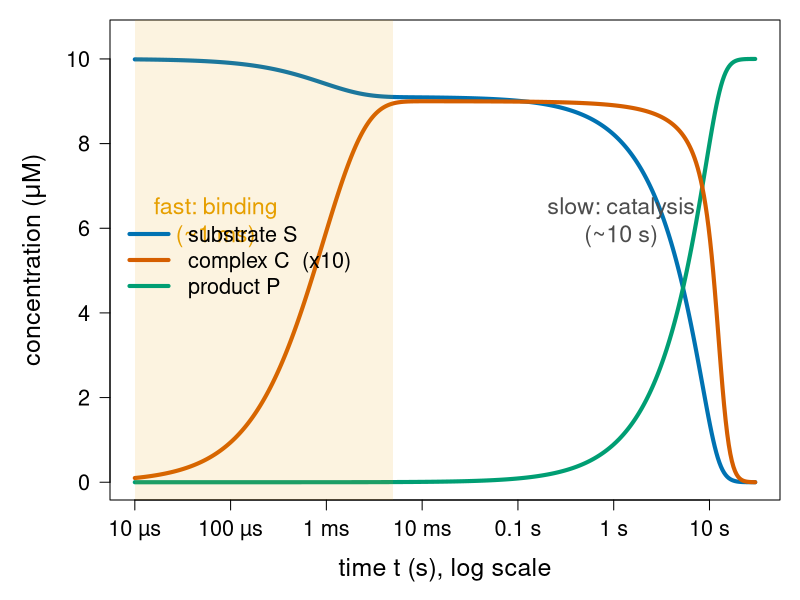
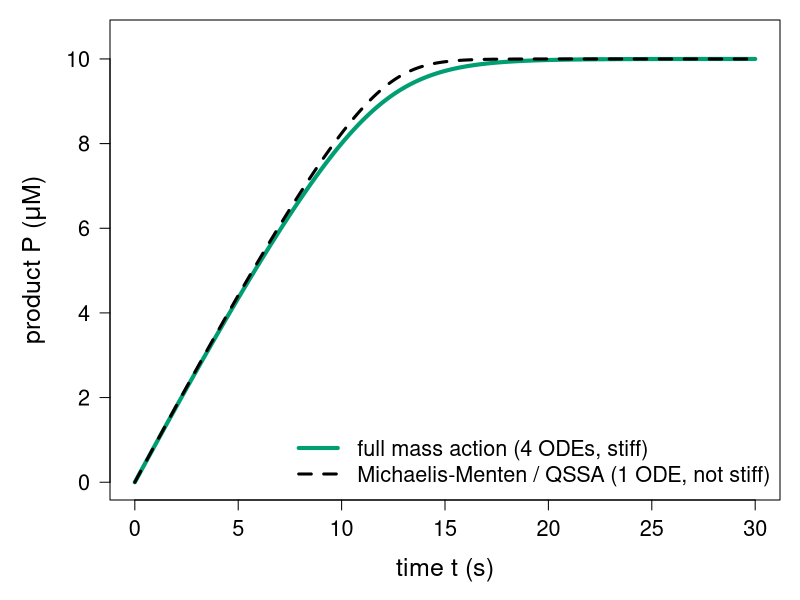
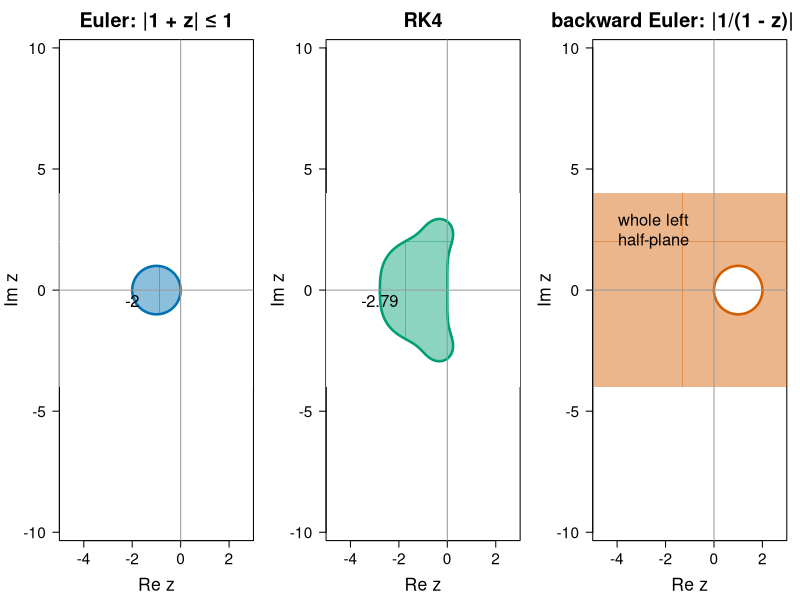
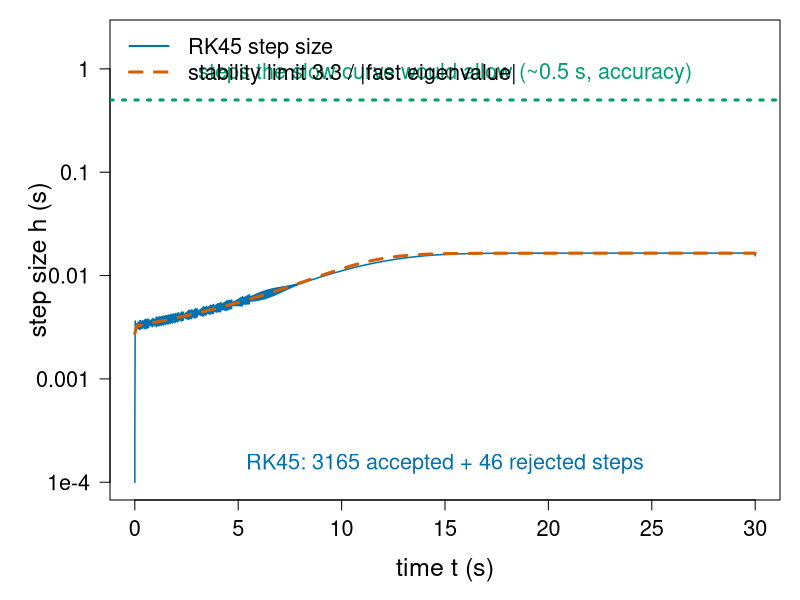
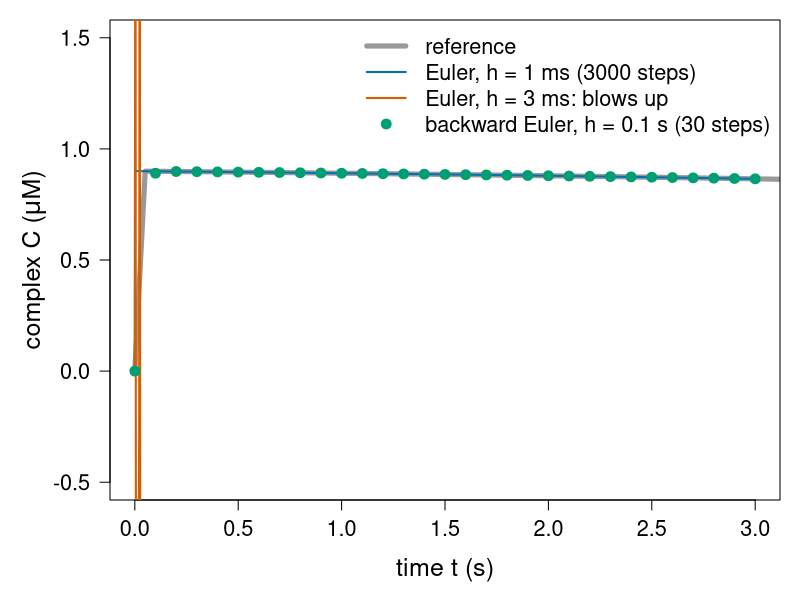
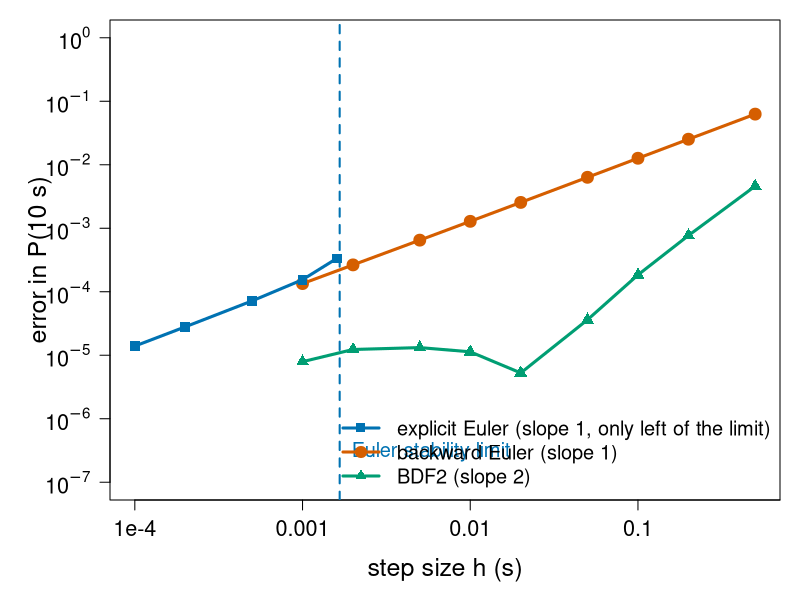
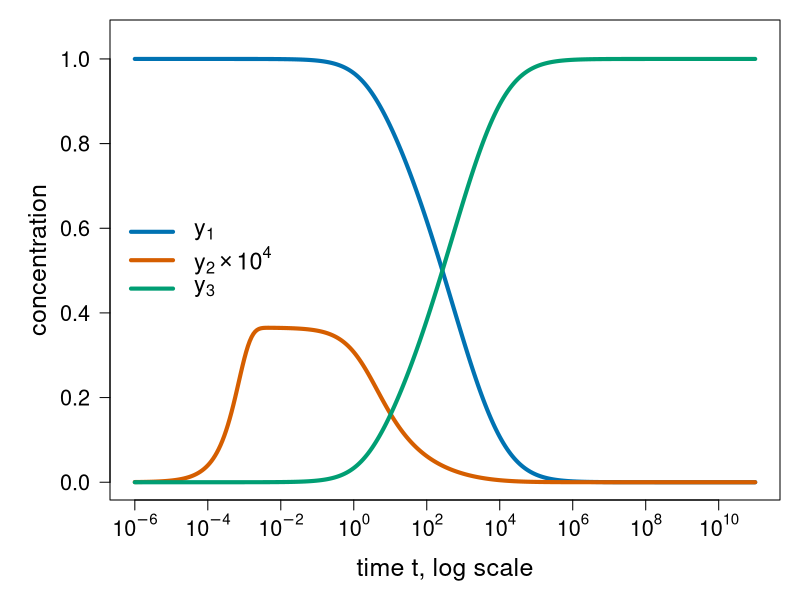
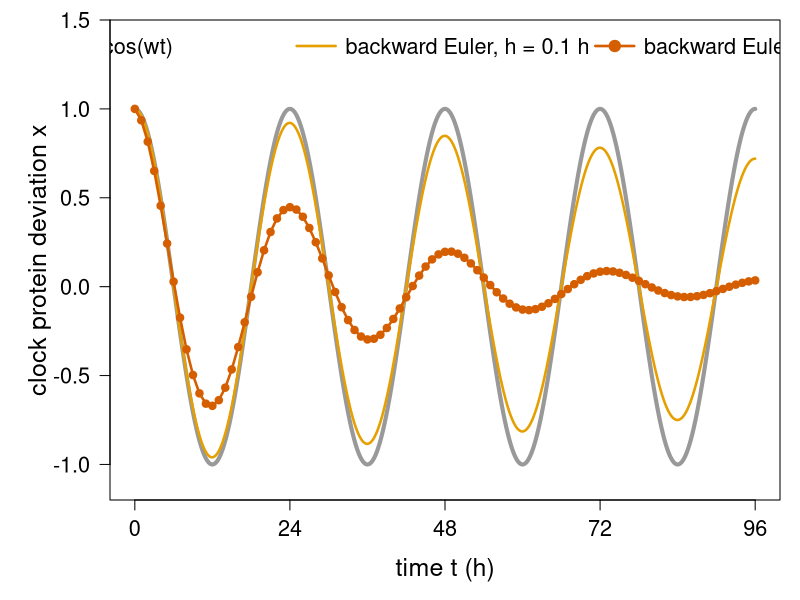

Recreate these plots in R, in order.
# Figures for the stiffness/ unit ("Stiffness and implicit methods").
#
# Re-run by hand from this folder (it is NOT run by `quarto render`):
#   cd stiffness && Rscript make-stiffness-figs.R
#
# Base R graphics only (grDevices::svg) plus deSolve for reference solutions.
# Colours are Okabe-Ito (colour-blind safe). Makes:
#   fig01-enzyme.svg           mass-action enzyme kinetics on a log time axis: fast binding, slow catalysis
#   fig02-qssa.svg             full mass-action model vs the Michaelis-Menten (QSSA) model
#   fig03-stability.svg        stability regions of Euler, RK4 and backward Euler in the z = h*lambda plane
#   fig04-rk45-steps.svg       step sizes of an adaptive Dormand-Prince RK45 on the enzyme model
#   fig05-euler-vs-beuler.svg  explicit Euler (h = 1 ms, 3 ms) vs backward Euler (h = 0.1 s) on the enzyme
#   fig06-order.svg            error vs h: explicit Euler, backward Euler, BDF2 on the enzyme
#   fig07-robertson.svg        Robertson's problem from 1e-6 to 1e11 s (lsoda)
#   fig08-damping.svg          backward Euler damps a 24-hour oscillation

library(deSolve)

oi <- c(orange = "#E69F00", sky = "#56B4E9", green = "#009E73",
        yellow = "#F0E442", blue = "#0072B2", red = "#D55E00",
        purple = "#CC79A7", grey = "#999999")

## ---- the running examples (same code as on the slides) ---------------------

kf <- 100; kr <- 100; kcat <- 1                  # per uM per s, per s, per s
E0 <- 1; S0 <- 10                                # uM
Km <- (kr + kcat) / kf; Vmax <- kcat * E0        # 1.01 uM, 1 uM/s
f <- function(y) {                               # y = (S, E, C, P)
  b <- kf * y[2] * y[1] - kr * y[3]
  c(-b, -b + kcat * y[3], b - kcat * y[3], kcat * y[3])
}
jac <- function(y) rbind(c(-kf * y[2], -kf * y[1], kr,         0),
                         c(-kf * y[2], -kf * y[1], kr + kcat,  0),
                         c( kf * y[2],  kf * y[1], -kr - kcat, 0),
                         c( 0,          0,          kcat,      0))
enzyme <- function(t, y, p) list(f(y))
y0 <- c(S = S0, E = E0, C = 0, P = 0)

beuler <- function(f, jac, y0, h, n, tol = 1e-10) {
  Y <- matrix(NA, n + 1, length(y0)); Y[1, ] <- y <- y0
  I <- diag(length(y0))
  for (i in 1:n) {
    yold <- y                                    # Newton starts at y_n
    for (k in 1:20) {
      delta <- solve(I - h * jac(y), -(y - yold - h * f(y)))
      y <- y + delta
      if (sqrt(sum(delta^2)) < tol) break
    }
    Y[i + 1, ] <- y
  }
  Y
}
bdf2 <- function(f, jac, y0, y1, h, n, tol = 1e-10) {  # needs two start values
  Y <- matrix(NA, n + 1, length(y0)); Y[1, ] <- y0; Y[2, ] <- y1
  I <- diag(length(y0))
  for (i in 2:n) {
    y <- Y[i, ]
    for (k in 1:20) {
      G <- y - 4 / 3 * Y[i, ] + 1 / 3 * Y[i - 1, ] - 2 / 3 * h * f(y)
      delta <- solve(I - 2 / 3 * h * jac(y), -G)
      y <- y + delta
      if (sqrt(sum(delta^2)) < tol) break
    }
    Y[i + 1, ] <- y
  }
  Y
}
euler <- function(f, y0, h, n) {
  Y <- matrix(NA, n + 1, length(y0)); Y[1, ] <- y <- y0
  for (i in 1:n) { y <- y + h * f(y); Y[i + 1, ] <- y }
  Y
}

## ---- fig01: fast binding, slow catalysis --------------------------------------

tt <- c(0, 10^seq(-5, log10(30), length.out = 400))
ref <- ode(y0, tt, enzyme, NULL, method = "lsoda", rtol = 1e-10, atol = 1e-12)
svg("fig01-enzyme.svg", width = 10, height = 5.5)
par(mar = c(5, 5.5, 1, 1), cex.lab = 1.5, cex.axis = 1.3)
plot(ref[-1, "time"], ref[-1, "S"], log = "x", type = "l", lwd = 4, col = oi["blue"],
     ylim = c(0, 10.5), xlab = "time t (s), log scale", ylab = expression("concentration (" * mu * "M)"),
     las = 1, xaxt = "n")
axis(1, at = 10^(-5:1), labels = c("10 µs", "100 µs", "1 ms", "10 ms", "0.1 s", "1 s", "10 s"))
lines(ref[-1, "time"], ref[-1, "P"], lwd = 4, col = oi["green"])
lines(ref[-1, "time"], 10 * ref[-1, "C"], lwd = 4, col = oi["red"])
rect(1e-5, -1, 5e-3, 11, col = adjustcolor(oi["orange"], 0.12), border = NA)
text(7e-5, 6.2, "fast: binding\n(~1 ms)", cex = 1.4, col = oi["orange"])
text(1.2, 6.2, "slow: catalysis\n(~10 s)", cex = 1.4, col = "grey30")
legend("left", c("substrate S", "complex C  (x10)", "product P"), lwd = 4,
       col = oi[c("blue", "red", "green")], cex = 1.3, bty = "n", inset = c(0, -0.15))
dev.off()

## ---- fig02: full model vs QSSA -------------------------------------------------

tl <- seq(0, 30, by = 0.05)
full <- ode(y0, tl, enzyme, NULL, method = "lsoda", rtol = 1e-10, atol = 1e-12)
mm <- function(t, y, p) list(-Vmax * y / (Km + y))
qssa <- ode(c(S = S0), tl, mm, NULL, rtol = 1e-10, atol = 1e-12)
svg("fig02-qssa.svg", width = 10, height = 5.5)
par(mar = c(5, 5.5, 1, 1), cex.lab = 1.5, cex.axis = 1.3)
plot(tl, full[, "P"], type = "l", lwd = 4, col = oi["green"], ylim = c(0, 10.5),
     xlab = "time t (s)", ylab = expression("product P (" * mu * "M)"), las = 1)
lines(tl, S0 - qssa[, "S"], lwd = 3, lty = 2, col = "black")
legend("bottomright", c("full mass action (4 ODEs, stiff)",
                        "Michaelis-Menten / QSSA (1 ODE, not stiff)"),
       lwd = c(4, 3), lty = c(1, 2), col = c(oi["green"], "black"), cex = 1.3, bty = "n")
dev.off()

## ---- fig03: stability regions -----------------------------------------------------

xs <- seq(-5, 3, length.out = 601); ys <- seq(-4, 4, length.out = 601)
z <- outer(xs, ys, function(a, b) complex(real = a, imaginary = b))
R_euler <- Mod(1 + z)
R_rk4 <- Mod(1 + z + z^2 / 2 + z^3 / 6 + z^4 / 24)
R_be <- Mod(1 / (1 - z))
svg("fig03-stability.svg", width = 13, height = 5)
par(mfrow = c(1, 3), mar = c(4.5, 4.5, 3, 1), cex.lab = 1.6, cex.axis = 1.4, cex.main = 1.8)
panel <- function(R, main, col) {
  image(xs, ys, (R <= 1) + 0, col = c("white", adjustcolor(col, 0.45)), asp = 1,
        xlab = expression("Re " * z), ylab = expression("Im " * z), main = main, las = 1)
  contour(xs, ys, R, levels = 1, drawlabels = FALSE, add = TRUE, lwd = 2.5, col = col)
  abline(h = 0, v = 0, col = oi["grey"])
}
panel(R_euler, "Euler: |1 + z| ≤ 1", oi["blue"])
text(-2, -0.45, "-2", cex = 1.5)
panel(R_rk4, "RK4", oi["green"])
text(-2.785, -0.45, "-2.79", cex = 1.5)
panel(R_be, "backward Euler: |1/(1 - z)| ≤ 1", oi["red"])
text(-2.5, 2.5, "whole left\nhalf-plane", cex = 1.5)
dev.off()

## ---- fig04: adaptive RK45 on the enzyme ------------------------------------------
## Hand-written Dormand-Prince 5(4) with a standard step-size controller.

dp_a <- list(c(), c(1/5), c(3/40, 9/40), c(44/45, -56/15, 32/9),
             c(19372/6561, -25360/2187, 64448/6561, -212/729),
             c(9017/3168, -355/33, 46732/5247, 49/176, -5103/18656),
             c(35/384, 0, 500/1113, 125/192, -2187/6784, 11/84))
dp_b <- c(35/384, 0, 500/1113, 125/192, -2187/6784, 11/84, 0)
dp_e <- dp_b - c(5179/57600, 0, 7571/16695, 393/640, -92097/339200, 187/2100, 1/40)
rk45 <- function(f, y, tend, rtol = 1e-6, atol = 1e-6, h = 1e-4) {
  t <- 0; ts <- 0; hs <- numeric(0); nrej <- 0
  while (t < tend) {
    h <- min(h, tend - t)
    K <- matrix(0, 7, length(y))
    for (s in 1:7) {
      ys <- y
      if (s > 1) for (j in 1:(s - 1)) ys <- ys + h * dp_a[[s]][j] * K[j, ]
      K[s, ] <- f(ys)
    }
    ynew <- y + h * colSums(dp_b * K)
    err <- sqrt(mean((h * colSums(dp_e * K) / (atol + rtol * pmax(abs(y), abs(ynew))))^2))
    if (err <= 1) { t <- t + h; y <- ynew; ts <- c(ts, t); hs <- c(hs, h) } else nrej <- nrej + 1
    h <- h * min(5, max(0.2, 0.9 * err^(-1/5)))
  }
  list(t = ts, h = hs, nrej = nrej, y = y)
}
run <- rk45(f, unname(y0), 30)
cat("RK45 (hand-written): accepted", length(run$h), "rejected", run$nrej, "\n")
lam_fast <- sapply(seq(0, 30, by = 0.1), function(tk) {
  yk <- ode(y0, c(0, tk + 1e-12), enzyme, NULL, method = "lsoda", rtol = 1e-10, atol = 1e-12)[2, -1]
  min(Re(eigen(jac(yk))$values))
})
svg("fig04-rk45-steps.svg", width = 10, height = 5.5)
par(mar = c(5, 5.5, 1, 1), cex.lab = 1.5, cex.axis = 1.3)
plot(run$t[-1], run$h, log = "y", type = "l", col = oi["blue"], lwd = 1.5,
     ylim = c(1e-4, 2), xlab = "time t (s)", ylab = "step size h (s)", las = 1, yaxt = "n")
axis(2, at = 10^(-4:0), labels = c("1e-4", "0.001", "0.01", "0.1", "1"), las = 1)
lines(seq(0, 30, by = 0.1), 3.3 / abs(lam_fast), lwd = 3, lty = 2, col = oi["red"])
abline(h = 0.5, lwd = 3, lty = 3, col = oi["green"])
text(15, 0.9, "steps the slow curve would allow (~0.5 s, accuracy)", cex = 1.3, col = oi["green"])
text(15, 1.5e-4, paste0("RK45: ", length(run$h), " accepted + ", run$nrej,
                        " rejected steps"), cex = 1.3, col = oi["blue"])
legend("topleft", c("RK45 step size", "stability limit 3.3 / |fast eigenvalue|"),
       lwd = c(2, 3), lty = c(1, 2), col = oi[c("blue", "red")], cex = 1.3, bty = "n")
dev.off()

## ---- fig05: explicit vs backward Euler on the enzyme --------------------------------

e1 <- euler(f, unname(y0), 1e-3, 3000)
e3 <- euler(f, unname(y0), 3e-3, 1000)
be <- beuler(f, jac, unname(y0), 0.1, 30)
svg("fig05-euler-vs-beuler.svg", width = 10, height = 5.5)
par(mar = c(5, 5.5, 1, 1), cex.lab = 1.5, cex.axis = 1.3)
plot(tl, full[, "C"], type = "l", lwd = 5, col = oi["grey"], xlim = c(0, 3), ylim = c(-0.5, 1.5),
     xlab = "time t (s)", ylab = expression("complex C (" * mu * "M)"), las = 1)
lines((0:3000) * 1e-3, e1[, 3], lwd = 2, col = oi["blue"])
ok <- is.finite(e3[, 3]) & abs(e3[, 3]) < 5
lines(((0:1000) * 3e-3)[ok], e3[ok, 3], lwd = 2, col = oi["red"])
points((0:30) * 0.1, be[, 3], pch = 19, cex = 1.3, col = oi["green"])
legend("topright", c("reference", "Euler, h = 1 ms (3000 steps)", "Euler, h = 3 ms: blows up",
                     "backward Euler, h = 0.1 s (30 steps)"),
       lwd = c(5, 2, 2, NA), pch = c(NA, NA, NA, 19), col = oi[c("grey", "blue", "red", "green")],
       cex = 1.3, bty = "n")
dev.off()

## ---- fig06: error vs h ----------------------------------------------------------

Pref <- full[full[, "time"] == 10, "P"]
hs_imp <- c(0.5, 0.2, 0.1, 0.05, 0.02, 0.01, 0.005, 0.002, 0.001)
err_be <- sapply(hs_imp, function(h) abs(beuler(f, jac, unname(y0), h, round(10 / h))[round(10 / h) + 1, 4] - Pref))
err_b2 <- sapply(hs_imp, function(h) {               # second start value from the reference
  y1 <- ode(y0, c(0, h), enzyme, NULL, method = "lsoda", rtol = 1e-12, atol = 1e-14)[2, -1]
  abs(bdf2(f, jac, unname(y0), unname(y1), h, round(10 / h))[round(10 / h) + 1, 4] - Pref)
})
hs_ex <- c(0.0016, 0.001, 5e-4, 2e-4, 1e-4)
err_ex <- sapply(hs_ex, function(h) abs(euler(f, unname(y0), h, round(10 / h))[round(10 / h) + 1, 4] - Pref))
print(rbind(hs_imp, err_be, err_b2)); print(rbind(hs_ex, err_ex))
svg("fig06-order.svg", width = 10, height = 5.5)
par(mar = c(5, 5.5, 1, 1), cex.lab = 1.5, cex.axis = 1.3)
plot(hs_imp, err_be, log = "xy", type = "o", pch = 19, lwd = 3, cex = 1.3, col = oi["red"],
     xlim = c(1e-4, 0.5), ylim = c(1e-7, 1), xlab = "step size h (s)",
     ylab = "error in P(10 s)", las = 1, xaxt = "n", yaxt = "n")
axis(1, at = 10^(-4:0), labels = c("1e-4", "0.001", "0.01", "0.1", "1"))
axis(2, at = 10^(-7:0), labels = parse(text = paste0("10^", -7:0)), las = 1)
lines(hs_imp, err_b2, type = "o", pch = 17, lwd = 3, cex = 1.3, col = oi["green"])
lines(hs_ex, err_ex, type = "o", pch = 15, lwd = 3, cex = 1.3, col = oi["blue"])
abline(v = 2 / 1201, lty = 2, col = oi["blue"], lwd = 2)
text(2 / 1201, 3e-7, "  Euler stability limit", adj = 0, cex = 1.2, col = oi["blue"])
legend("bottomright", c("explicit Euler (slope 1, only left of the limit)",
                        "backward Euler (slope 1)", "BDF2 (slope 2)"),
       lwd = 3, pch = c(15, 19, 17), col = oi[c("blue", "red", "green")], cex = 1.2, bty = "n")
dev.off()

## ---- fig07: Robertson's problem ---------------------------------------------------

rober <- function(t, y, p) {
  r1 <- 0.04 * y[1]; r2 <- 3e7 * y[2]^2; r3 <- 1e4 * y[2] * y[3]
  list(c(-r1 + r3, r1 - r2 - r3, r2))
}
tr <- c(0, 10^seq(-6, 11, by = 0.05))
rob <- ode(c(y1 = 1, y2 = 0, y3 = 0), tr, rober, NULL, method = "lsoda", rtol = 1e-8, atol = 1e-12)
svg("fig07-robertson.svg", width = 10, height = 5.5)
par(mar = c(5, 5.5, 1, 1), cex.lab = 1.5, cex.axis = 1.3)
plot(rob[-1, "time"], rob[-1, "y1"], log = "x", type = "l", lwd = 4, col = oi["blue"],
     ylim = c(0, 1.05), xlab = "time t, log scale", ylab = "concentration", las = 1, xaxt = "n")
axis(1, at = 10^seq(-6, 10, by = 2), labels = parse(text = paste0("10^", seq(-6, 10, by = 2))))
lines(rob[-1, "time"], 1e4 * rob[-1, "y2"], lwd = 4, col = oi["red"])
lines(rob[-1, "time"], rob[-1, "y3"], lwd = 4, col = oi["green"])
legend("left", c(expression(y[1]), expression(y[2] %*% 10^4), expression(y[3])), lwd = 4,
       col = oi[c("blue", "red", "green")], cex = 1.4, bty = "n")
dev.off()

## ---- fig08: backward Euler damps an oscillation -------------------------------------

w <- 2 * pi / 24
A <- matrix(c(0, 1, -w^2, 0), 2, byrow = TRUE)
osc_f <- function(y) as.vector(A %*% y)
osc_j <- function(y) A
th <- seq(0, 96, by = 0.1)
b1 <- beuler(osc_f, osc_j, c(1, 0), 1, 96)
b01 <- beuler(osc_f, osc_j, c(1, 0), 0.1, 960)
svg("fig08-damping.svg", width = 10, height = 5.5)
par(mar = c(5, 5.5, 1, 1), cex.lab = 1.5, cex.axis = 1.3)
plot(th, cos(w * th), type = "l", lwd = 4, col = oi["grey"], ylim = c(-1.1, 1.4),
     xlab = "time t (h)", ylab = "clock protein deviation x", las = 1, xaxt = "n")
axis(1, at = seq(0, 96, by = 24))
lines(th, b01[, 1], lwd = 2.5, col = oi["orange"])
lines(0:96, b1[, 1], type = "o", pch = 19, cex = 0.8, lwd = 2.5, col = oi["red"])
legend("top", c("exact cos(wt)", "backward Euler, h = 0.1 h", "backward Euler, h = 1 h"),
       lwd = c(4, 2.5, 2.5), pch = c(NA, NA, 19), col = oi[c("grey", "orange", "red")],
       cex = 1.3, bty = "n", horiz = FALSE, ncol = 3, x.intersp = 0.5)
dev.off()
